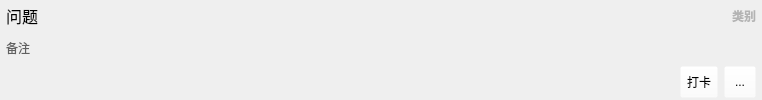
<?xml version="1.0" encoding="UTF-8"?>
<ui version="4.0">
 <class>SubjectWidget</class>
 <widget class="QWidget" name="SubjectWidget">
  <property name="geometry">
   <rect>
    <x>0</x>
    <y>0</y>
    <width>762</width>
    <height>100</height>
   </rect>
  </property>
  <property name="windowTitle">
   <string>Form</string>
  </property>
  <layout class="QVBoxLayout" name="verticalLayout">
   <property name="spacing">
    <number>0</number>
   </property>
   <property name="leftMargin">
    <number>6</number>
   </property>
   <property name="topMargin">
    <number>0</number>
   </property>
   <property name="rightMargin">
    <number>6</number>
   </property>
   <property name="bottomMargin">
    <number>0</number>
   </property>
   <item>
    <layout class="QHBoxLayout" name="horizontalLayout">
     <property name="leftMargin">
      <number>0</number>
     </property>
     <item>
      <widget class="QLabel" name="lblSubject">
       <property name="minimumSize">
        <size>
         <width>500</width>
         <height>0</height>
        </size>
       </property>
       <property name="font">
        <font>
         <pointsize>12</pointsize>
        </font>
       </property>
       <property name="text">
        <string>问题</string>
       </property>
      </widget>
     </item>
     <item>
      <spacer name="horizontalSpacer">
       <property name="orientation">
        <enum>Qt::Horizontal</enum>
       </property>
       <property name="sizeHint" stdset="0">
        <size>
         <width>40</width>
         <height>20</height>
        </size>
       </property>
      </spacer>
     </item>
     <item>
      <widget class="QLabel" name="lblCate">
       <property name="minimumSize">
        <size>
         <width>100</width>
         <height>0</height>
        </size>
       </property>
       <property name="font">
        <font>
         <weight>75</weight>
         <bold>true</bold>
        </font>
       </property>
       <property name="styleSheet">
        <string notr="true">color: rgb(179, 179, 179);</string>
       </property>
       <property name="text">
        <string>类别</string>
       </property>
       <property name="alignment">
        <set>Qt::AlignRight|Qt::AlignTrailing|Qt::AlignVCenter</set>
       </property>
      </widget>
     </item>
    </layout>
   </item>
   <item>
    <widget class="QLabel" name="lblRemark">
     <property name="font">
      <font>
       <pointsize>9</pointsize>
      </font>
     </property>
     <property name="styleSheet">
      <string notr="true">#lblRemark{
	color: rgb(97, 97, 97);
}</string>
     </property>
     <property name="text">
      <string>备注</string>
     </property>
    </widget>
   </item>
   <item>
    <widget class="QWidget" name="wgtTools" native="true">
     <property name="minimumSize">
      <size>
       <width>0</width>
       <height>36</height>
      </size>
     </property>
     <property name="maximumSize">
      <size>
       <width>16777215</width>
       <height>48</height>
      </size>
     </property>
     <property name="styleSheet">
      <string notr="true">#wgtTools QToolButton
{
   
	background-color: rgba(255, 255, 255, 0);
}</string>
     </property>
     <layout class="QHBoxLayout" name="horizontalLayout_2">
      <property name="leftMargin">
       <number>0</number>
      </property>
      <property name="topMargin">
       <number>0</number>
      </property>
      <property name="rightMargin">
       <number>0</number>
      </property>
      <property name="bottomMargin">
       <number>0</number>
      </property>
      <item>
       <spacer name="horizontalSpacer_2">
        <property name="orientation">
         <enum>Qt::Horizontal</enum>
        </property>
        <property name="sizeHint" stdset="0">
         <size>
          <width>697</width>
          <height>20</height>
         </size>
        </property>
       </spacer>
      </item>
      <item>
       <widget class="QToolButton" name="btnCard">
        <property name="minimumSize">
         <size>
          <width>0</width>
          <height>32</height>
         </size>
        </property>
        <property name="maximumSize">
         <size>
          <width>80</width>
          <height>16777215</height>
         </size>
        </property>
        <property name="text">
         <string>打卡</string>
        </property>
        <property name="icon">
         <iconset resource="../../app.qrc">
          <normaloff>:/res/card.png</normaloff>:/res/card.png</iconset>
        </property>
        <property name="iconSize">
         <size>
          <width>24</width>
          <height>24</height>
         </size>
        </property>
        <property name="toolButtonStyle">
         <enum>Qt::ToolButtonTextBesideIcon</enum>
        </property>
       </widget>
      </item>
      <item>
       <widget class="QToolButton" name="btnInfos">
        <property name="minimumSize">
         <size>
          <width>32</width>
          <height>32</height>
         </size>
        </property>
        <property name="text">
         <string>...</string>
        </property>
        <property name="icon">
         <iconset resource="../../app.qrc">
          <normaloff>:/res/info.png</normaloff>:/res/info.png</iconset>
        </property>
        <property name="iconSize">
         <size>
          <width>24</width>
          <height>24</height>
         </size>
        </property>
       </widget>
      </item>
     </layout>
    </widget>
   </item>
  </layout>
 </widget>
 <resources>
  <include location="../../app.qrc"/>
 </resources>
 <connections/>
</ui>
